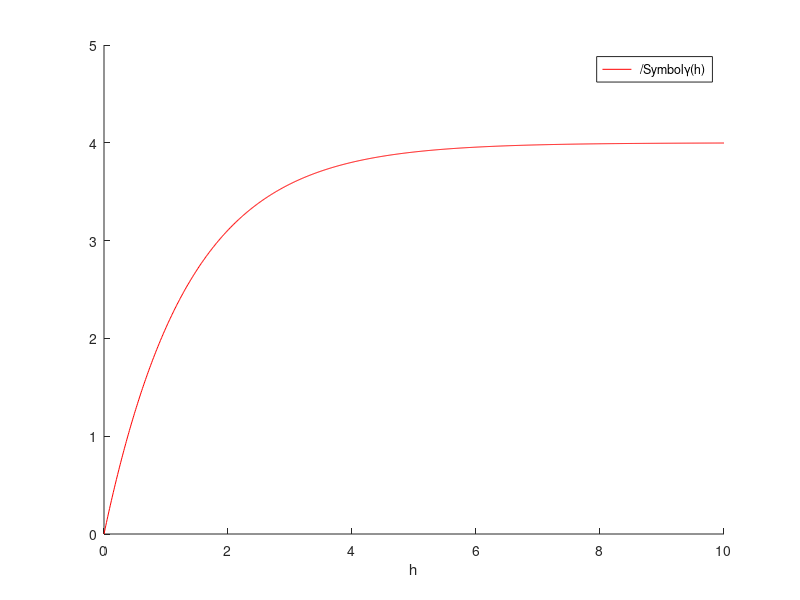

MATLAB code for this plot: (Note: this script raises an error after producing the figure.)
x = [0:0.01:10];
C = 4;
rango = 4;
a = rango/3;

mean = (1 - exp(- x ./a)) * C;

hold on;
axis([0,10,0,5]);
xlabel('h');
plot(x,mean, strcat('-r; {/Symbol\gamma}(h);'));
drawLine(rango,0,rango,C,"g;tope;")
drawLine(0,0.5,rango,0.5,"b;rango;")
hold off;
